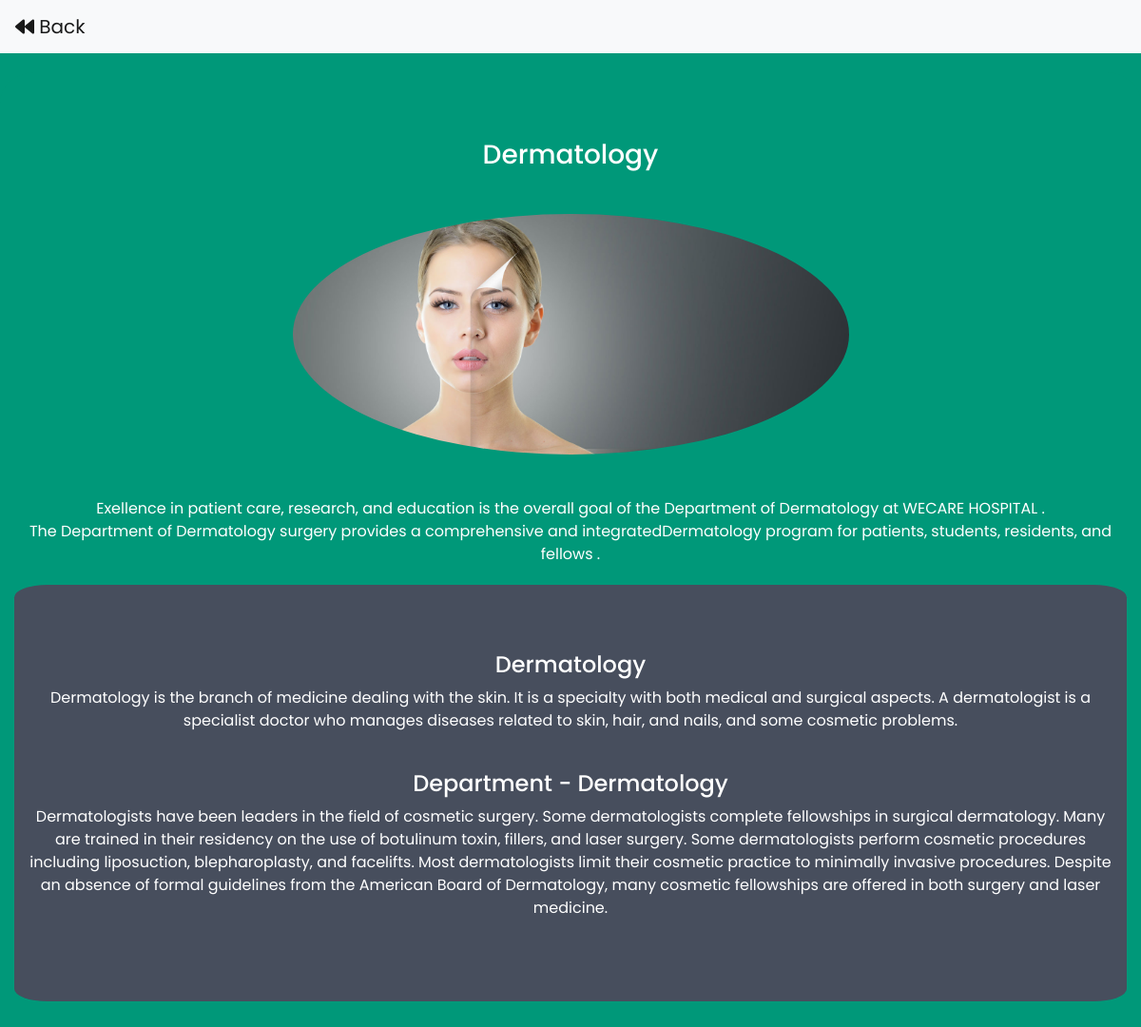
Screenshot of /department.php?name=Dermatology with the database file from the repository.
### tables this page shows
CREATE TABLE `department` (
  `id` int(30) NOT NULL,
  `depart_name` varchar(30) NOT NULL,
  `depart_img` text NOT NULL,
  `depart_para1` text NOT NULL,
  `depart_para2` text NOT NULL,
  `depart_amt` int(11) NOT NULL,
  `depart_mrgtime` time NOT NULL,
  `depart_evetime` time NOT NULL
);

### department.php (the view)
<?php
include('includes/db_connect.php');
$depart_name= $_GET['name'];
$query = "SELECT * FROM `department` where depart_name='$depart_name'";
$query_run= mysqli_query($connect,$query);
$depart_img='';$depart_para1='';$depart_para2='';
while($row=mysqli_fetch_array($query_run)){
    $depart_img=$row['depart_img'];
    $depart_para1=$row['depart_para1'];
    $depart_para2=$row['depart_para2'];
}
?>
<?php include('includes/header.php');?>
<body>
    <nav class="navbar navbar-light bg-light sticky-top">
        <a class="navbar-brand" href="index.php"><i class="fas fa-backward"></i> Back</a>
    </nav>
    <div class="container-fluid bg-1 text-center">
        <h3 class="margin"><?php echo $depart_name;?></h3>
        <?php echo'
                <img src="assets/images&gif/Departments/'.$depart_img.'"class="img-responsive img-circle margin" alt="img not found" >
                <p>Exellence in patient care, research, and education is the overall goal of the Department of '.$depart_name.' at WECARE HOSPITAL . <br>	The Department of '.$depart_name.' surgery provides a comprehensive and integrated'.$depart_name.' program for patients, students, residents, and fellows .</p>
                <div class="container-fluid bg-2 text-center">
                <h4>'.$depart_name.'</h4>
                <p>'.$depart_para1.'</p>
                <br>
                <h4>Department - '.$depart_name.'</h4>
                <p>'.$depart_para2.'</p>
            </div>
        '
        ?>
    </div>
    <?php include('includes/footer.php');?>

### includes/header.php (shortened to what this page needs)
<!DOCTYPE html>
<html lang="en">
<head>
    <link rel="stylesheet" href="https://maxcdn.bootstrapcdn.com/bootstrap/4.0.0/css/bootstrap.min.css">
    <link rel="stylesheet" href="assets/css/department.css">
</head>

### includes/footer.php (shortened to what this page needs)
</body>
</html>

### assets/css/department.css (style rules this page uses)
body { background-color: #009879; font-family: 'Poppins', sans-serif; }
p { font-size: 16px; }
.margin { margin-bottom: 45px; }
.bg-1 { background-color: #009879; color: #ffffff; }
.bg-2 { background-color: #474e5d; color: #ffffff; }
.container-fluid { padding-top: 70px; padding-bottom: 70px; }
.img-circle { width:50%; display:inline; border-radius:100%; }
.text-center { margin-top:20px; border-radius:3%; }

### rows the page displays
department: depart_img (picture), depart_para1 "Dermatology is the branch of medicine dealing with the skin. It is a specialty with both medical and surgical aspects. A dermatologist is a specialist doctor who manages diseases related to skin, hair, and nails, and some cosmetic problems.", depart_para2 "Dermatologists have been leaders in the field of cosmetic surgery. Some dermatologists complete fellowships in surgical dermatology. Many are trained in their residency on the use of botulinum toxin, fillers, and laser surgery. Some dermatologists perform cosmetic procedures including liposuction, blepharoplasty, and facelifts. Most dermatologists limit their cosmetic practice to minimally invasive procedures. Despite an absence of formal guidelines from the American Board of Dermatology, many cosmetic fellowships are offered in both surgery and laser medicine."

### other values shown
$depart_name "Dermatology"
